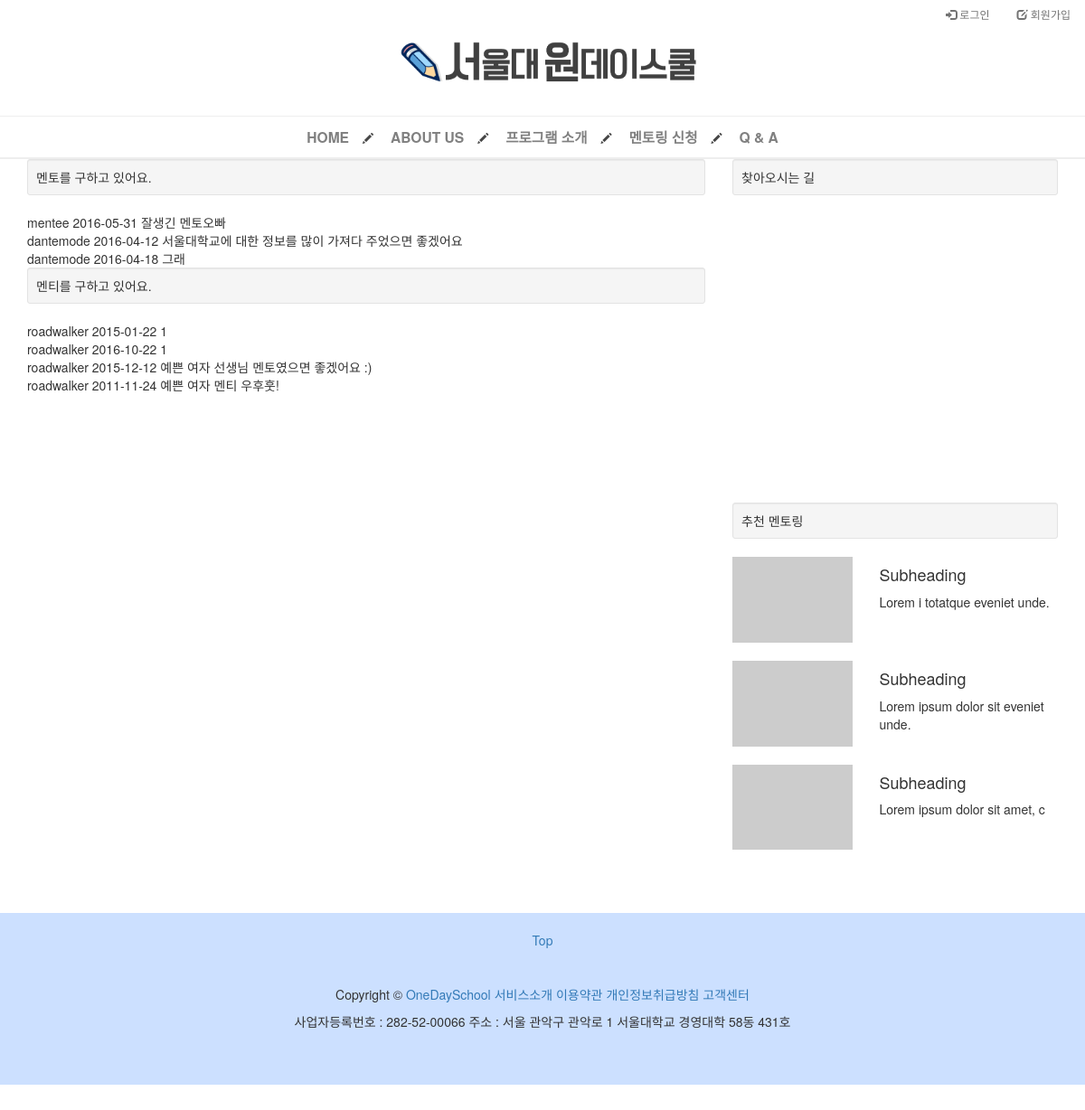
/mentoring/, run on the app's committed database.
### mentoring/models.py (models this page shows, shortened)
class Mentoring(models.Model):
    created_at = models.DateTimeField(auto_now_add=True)
    author = models.ForeignKey(settings.AUTH_USER_MODEL, default='1')
    acceptor = models.CharField(max_length=20, default='1', verbose_name='멘토 전화번호')
    capacity = models.PositiveSmallIntegerField(default=0)
    name = models.CharField(max_length=20, verbose_name='이름')
    area_highschool = models.CharField(max_length=40, verbose_name='지역/학교')
    grade = models.CharField(max_length=20, verbose_name='학년')
    phone_mentee = models.CharField(max_length=20, blank=True, verbose_name='학생 전화번호')
    phone_keeper = models.CharField(max_length=20, verbose_name='보호자 전화번호')
    date = models.CharField(max_length=20, verbose_name='희망 날짜')
    wannabe = models.CharField(max_length=40, verbose_name='장래희망')
    university = models.CharField(max_length=30, verbose_name='희망대학')
    rating = models.CharField(max_length=20, verbose_name='성적수준')
    will_to_study = models.CharField(max_length=30, choices=RATING_CHOICES, verbose_name='공부의욕')
    major1 = models.CharField(max_length=40, verbose_name='관심전공1')
    major2 = models.CharField(max_length=40, verbose_name='관심전공2')
    major3 = models.CharField(max_length=40, verbose_name='관심전공3')
    questions = models.TextField(max_length=2000, verbose_name='평소 궁금했던 질문')
    requirements = models.TextField(max_length=2000, verbose_name='멘토에게 바라는 점')
    is_recommended = models.PositiveSmallIntegerField(unique=True, blank=True, null=True)

### mentoring/views.py (the view)
def mentoring_list(request):
    mentoring_list = Mentoring.objects.all()
    return render(request, 'mentoring/mentoring_list.html', {
        'mentoring_list' : mentoring_list
        })

### mentoring/templates/mentoring/mentoring_list.html (shortened to what this page needs)
{% extends 'mentoring/base.html' %}
{% load staticfiles %}
{% load bootstrap3 %}
{% block style %}
    <link rel="stylesheet" href="{% static 'mentoring_list.css' %}" />
{% endblock %}
{% block content %}
<div class="container">
    <div class="row">
        <div class="col-md-8">
            <div class="well well-sm">
            멘토를 구하고 있어요.
            </div>
            {% for mentoring in mentoring_list %}
                {% if mentoring.author.profile.is_mentor %}
                {% else %}
                <div>
                    {{mentoring.author}}
                    {{mentoring.date}}
                    {{mentoring.requirements}}
                </div>
                {% endif %}
            {% endfor %}
            <div class="well well-sm">
            멘티를 구하고 있어요.
            </div>
            {% for mentoring in mentoring_list %}
                {% if mentoring.author.profile.is_mentor %}
                <div>
                    {{mentoring.author}}
                    {{mentoring.date}}
                    {{mentoring.requirements}}
                </div>
                {% endif %}
            {% endfor %}
        </div>
        <div class="col-md-4">
            <div class="well well-sm">
            찾아오시는 길
            </div>
            <div id="map" style="width:100%; min-height:300px;">
            </div>
            <br />
            <div class="well well-sm">
            추천 멘토링
            </div>
            <div class="row">
                <div class="col-md-5">
                    <a href="#">
                        <img class="img-responsive" src="http://placehold.it/350x250" alt="">
                    </a>
                </div>
                <div class="col-md-7">
                    <h4>Subheading</h4>
                    <p>Lorem i totatque eveniet unde.</p>
                </div>
            </div>
            <br />
            <div class="row">
                <div class="col-md-5">
                    <a href="#">
                        <img class="img-responsive" src="http://placehold.it/350x250" alt="">
                    </a>
                </div>
                <div class="col-md-7">
                    <h4>Subheading</h4>
                    <p>Lorem ipsum dolor sit eveniet unde.</p>
                </div>
            </div>
            <br />
            <div class="row">
                <div class="col-md-5">
                    <a href="#">
                        <img class="img-responsive" src="http://placehold.it/350x250" alt="">
                    </a>
                </div>
                <div class="col-md-7">
                    <h4>Subheading</h4>
                    <p>Lorem ipsum dolor sit amet, c</p>
                </div>
            </div>
            <br />
        </div>
    </div>
</div>
{% endblock %}

### data on the page
Mentoring: author "mentee", date "2016-05-31", requirements "잘생긴 멘토오빠"
Mentoring: author "dantemode", date "2016-04-12", requirements "서울대학교에 대한 정보를 많이 가져다 주었으면 좋겠어요"
Mentoring: author "dantemode", date "2016-04-18", requirements "그래"
Mentoring: author "roadwalker", date "2015-01-22", requirements "1"
Mentoring: author "roadwalker", date "2016-10-22", requirements "1"
Mentoring: author "roadwalker", date "2015-12-12", requirements "예쁜 여자 선생님 멘토였으면 좋겠어요 :)"
Mentoring: author "roadwalker", date "2011-11-24", requirements "예쁜 여자 멘티 우후훗!"
